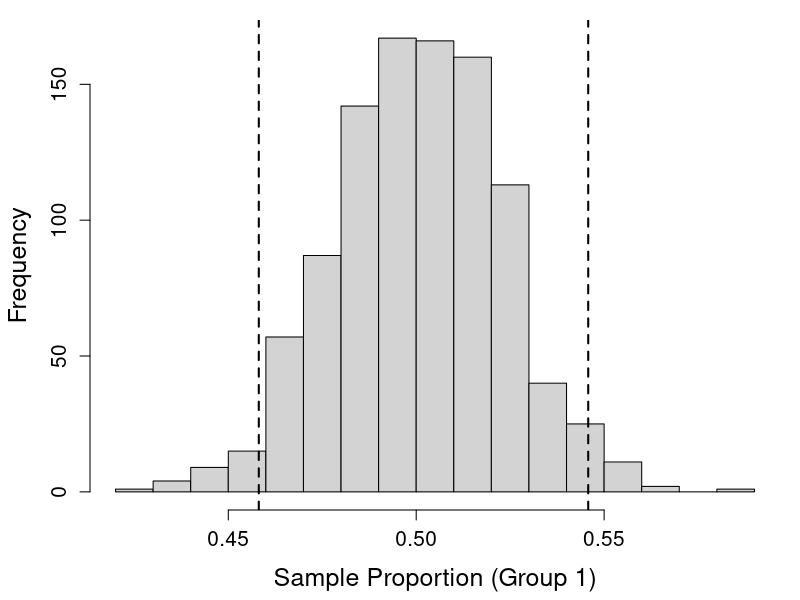
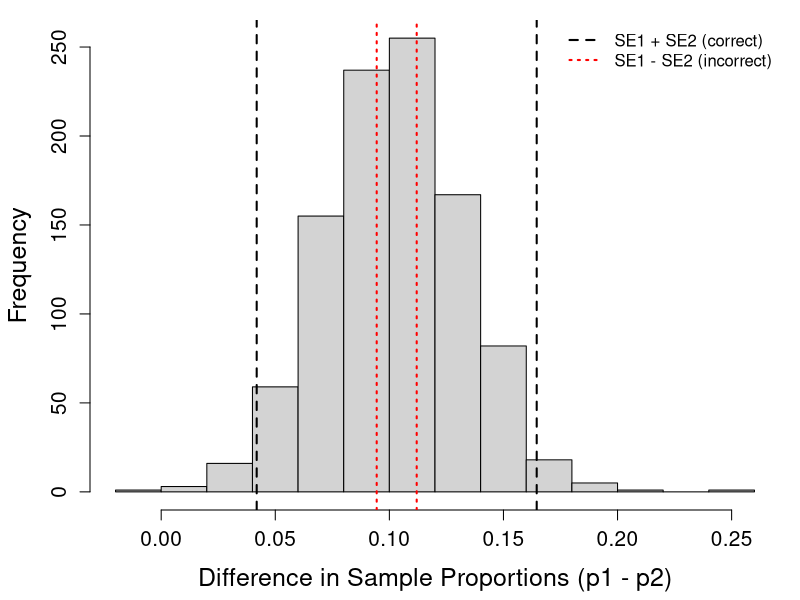

The R script that drew these images, in order:
## ---- chunk 1

set.seed(1)       # ensures reproducibility
B <- 1000          # number of simulations
n <- 500           # sample size per group
p1 <- 0.5          # true proportion in group 1
p2 <- 0.4          # true proportion in group 2

# Create empty vectors to store simulated means and SDs
mean_x1 <- mean_x2 <- numeric(B)
sd_x1 <- sd_x2 <- numeric(B)

# Loop to simulate samples for both groups
for (i in 1:B) {
  
  # Generate random binary outcomes for group 1 (success = 1, failure = 0)
  x1 <- rbinom(n, size = 1, prob = p1)
  mean_x1[i] <- mean(x1)  # sample proportion for group 1
  sd_x1[i]   <- sd(x1)    # sample SD for group 1
  
  # Repeat for group 2
  x2 <- rbinom(n, size = 1, prob = p2)
  mean_x2[i] <- mean(x2)
  sd_x2[i]   <- sd(x2)
  
}

# Theoretical standard error for a sample proportion
sqrt(p1*(1-p1)/n)

# Empirical standard error from simulated data
mean(sd_x1) / sqrt(n)

# Compute 95% confidence bounds around the sampling mean
ub_x1 <- mean(mean_x1) + 1.96 * sqrt(p1*(1-p1)/n)
lb_x1 <- mean(mean_x1) - 1.96 * sqrt(p1*(1-p1)/n)

# Plot histogram of simulated sample proportions
par(mar = c(4.5, 4.5, 1, 1))
hist(mean_x1, breaks = 12, 
     main = "",
     xlab = "Sample Proportion (Group 1)",
     cex.axis = 1.25, cex.lab = 1.5)
abline(v = c(lb_x1, ub_x1), lty = 2, lwd = 2)  # add CI bounds

# Compute simulated differences
diff <- mean_x1 - mean_x2

# Theoretical SE for the difference in proportions
sqrt(p1*(1-p1)/n + p2*(1-p2)/n)

# Empirical SE estimate (not exact but illustrative)
mean(sd_x1 + sd_x2) / sqrt(n + n)

# Compute 95% CIs using correct (additive) and incorrect (subtractive) formulas
## correct
ub_diff_1 <- mean(diff) + 1.96 * sqrt(p1*(1-p1)/n + p2*(1-p2)/n)
lb_diff_1 <- mean(diff) - 1.96 * sqrt(p1*(1-p1)/n + p2*(1-p2)/n)

## incorrect
ub_diff_2 <- mean(diff) + 1.96 * sqrt(p1*(1-p1)/n - p2*(1-p2)/n)
lb_diff_2 <- mean(diff) - 1.96 * sqrt(p1*(1-p1)/n - p2*(1-p2)/n)

# Visualize sampling distribution of the difference
hist(diff, breaks = 12, 
     main = "",
     xlab = "Difference in Sample Proportions (p1 - p2)",
     cex.axis = 1.25, cex.lab = 1.5)

# Add both sets of CI bounds
abline(v = c(lb_diff_1, ub_diff_1), lty = 2, lwd = 2)
abline(v = c(lb_diff_2, ub_diff_2), lty = 3, lwd = 2, col = "red")

# legend
legend("topright",
       legend = c("SE1 + SE2 (correct)", "SE1 - SE2 (incorrect)"),
       lwd = 2, lty = c(2, 3),
       col = c("black", "red"),
       bty = "n")

# Check coverage rates for both formulas
mean(ifelse(diff >= ub_diff_1 | diff <= lb_diff_1, 1, 0))
mean(ifelse(diff >= ub_diff_2 | diff <= lb_diff_2, 1, 0))
